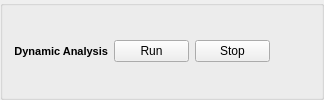
        <widget class="QGroupBox" name="dynamic_analysis_button">
         <property name="title">
          <string/>
         </property>
         <layout class="QHBoxLayout" name="horizontalLayout">
          <item>
           <widget class="QLabel" name="dynamic_analysis_label">
            <property name="font">
             <font>
              <pointsize>8</pointsize>
              <weight>75</weight>
              <bold>true</bold>
             </font>
            </property>
            <property name="text">
             <string>Dynamic Analysis</string>
            </property>
            <property name="alignment">
             <set>Qt::AlignRight|Qt::AlignTrailing|Qt::AlignVCenter</set>
            </property>
            <property name="textInteractionFlags">
             <set>Qt::NoTextInteraction</set>
            </property>
           </widget>
          </item>
          <item>
           <widget class="QPushButton" name="dynamic_run_button">
            <property name="maximumSize">
             <size>
              <width>75</width>
              <height>16777215</height>
             </size>
            </property>
            <property name="text">
             <string>Run</string>
            </property>
           </widget>
          </item>
          <item>
           <widget class="QPushButton" name="dynamic_stop_button">
            <property name="maximumSize">
             <size>
              <width>75</width>
              <height>16777215</height>
             </size>
            </property>
            <property name="text">
             <string>Stop</string>
            </property>
           </widget>
          </item>
          <item>
           <spacer name="horizontalSpacer_4">
            <property name="orientation">
             <enum>Qt::Horizontal</enum>
            </property>
            <property name="sizeHint" stdset="0">
             <size>
              <width>40</width>
              <height>20</height>
             </size>
            </property>
           </spacer>
          </item>
         </layout>
        </widget>
